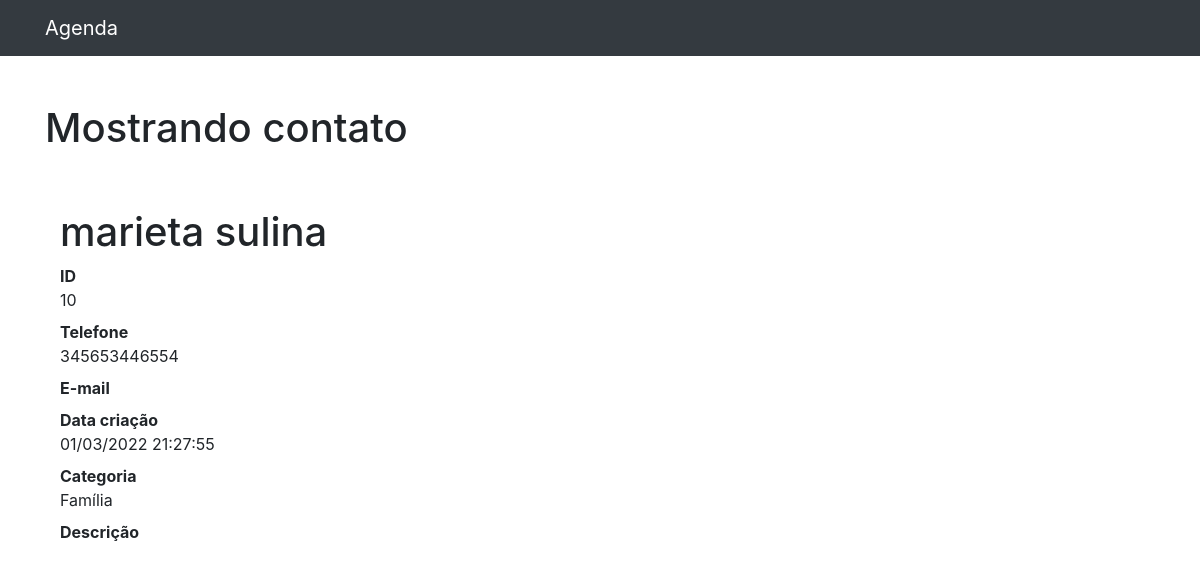
The page /contato/10 (signed in) on the database its author committed.
### contatos/models.py (models this page shows, shortened)
class Contato(models.Model):
    nome = models.CharField(max_length=255)
    sobrenome = models.CharField(max_length=255, blank=True)
    telefone = models.CharField(max_length=255)
    email = models.CharField(max_length=255, blank=True)
    data_criacao = models.DateTimeField(default=timezone.now)
    descricao = models.TextField(blank=True)
    show_on_list = models.BooleanField(default=True)
    categoria = models.ForeignKey(Categoria, on_delete=models.DO_NOTHING)
    foto = models.ImageField(blank=True, upload_to='fotos/%Y/%m/%d')

class Categoria(models.Model):
    nome_categoria = models.CharField(max_length=255)
    def __str__(self):
        return self.nome_categoria

### contatos/views.py (the view)
# urls.py: path('contato/<int:id>', views.show, name='contato/show'),
@login_required(redirect_field_name='login')
def show(request, id):
    contato = get_object_or_404(Contato, id=id)
    if not contato.show_on_list:
        raise Http404()
    return render(request, 'contatos/show.html', {'contato': contato})

### contatos/templates/contatos/show.html (shortened to what this page needs)
{% extends 'base.html' %}
{% block conteudo%}
<h1 class="mt-5">Mostrando contato</h1>
<div class="container">
    <div class="row">
      <div class="col-lg-12">
        <h1 class="mt-5">{{contato.nome}} {{contato.sobrenome}}</h1>
        <dl>
          <dt>ID</dt>
          <dd>{{contato.id}}</dd>
          <dt>Telefone</dt>
          <dd>{{contato.telefone}}</dd>
          <dt>E-mail</dt>
          <dt>Data criação</dt>
          <dd>{{contato.data_criacao|date:'d/m/Y H:i:s'}}</dd>
          <dt>Categoria</dt>
          <dd>{{contato.categoria}}</dd>
          <dt>Descrição</dt>
        </dl>
      </div>
    </div>
  </div>
{%endblock%}

### rows shown on the page
Contato: nome "marieta", sobrenome "sulina", id "10", telefone "345653446554", data_criacao "01/03/2022 21:27:55", categoria "Família"
